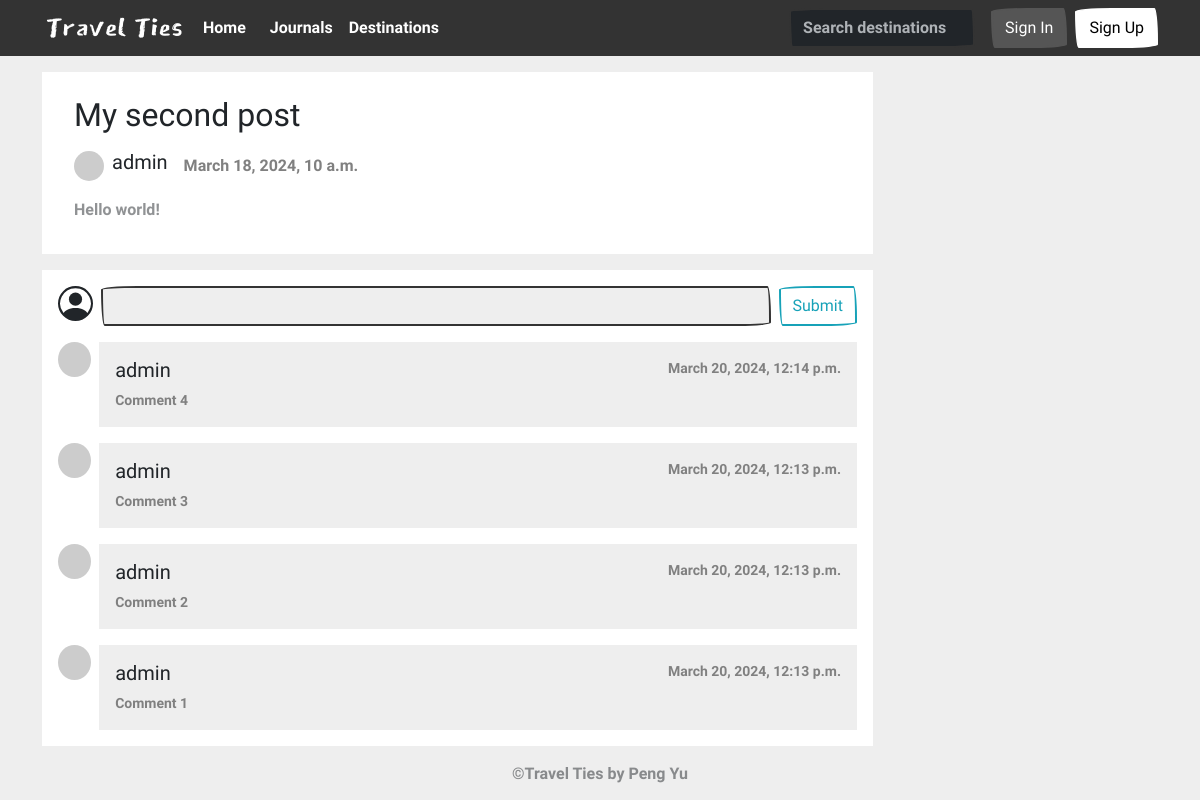
Page /posts/3 on the earlier database version.
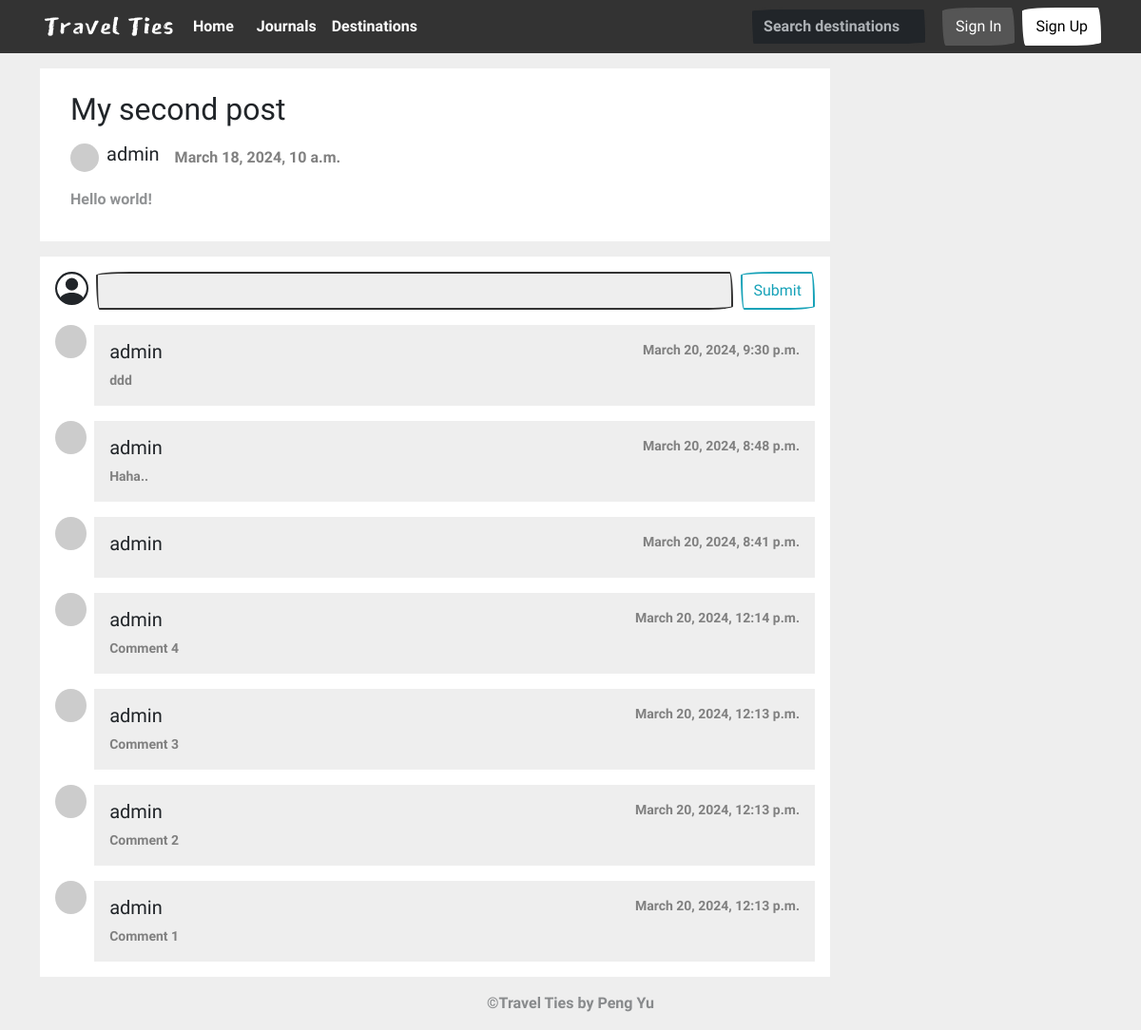
Same page on the later database version.
### app/models.py (models this page shows, shortened)
class Comment(models.Model):
    user = models.ForeignKey(UserProfile, on_delete=models.CASCADE)
    post = models.ForeignKey(
        Post, on_delete=models.CASCADE, related_name="comments")
    content = models.TextField()
    created_at = models.DateTimeField(auto_now_add=True)
    class Meta:
        ordering = ['-created_at']

class UserProfile(models.Model):
    user = models.OneToOneField(
        User, on_delete=models.CASCADE, related_name="profile")
    avatar_image = models.ForeignKey(
        Image, on_delete=models.SET_NULL, null=True, blank=True)
    profile = models.CharField(max_length=255)
    slogan = models.CharField(max_length=100)
    def __str__(self):
        return self.user.username

### app/views.py (the view)
# urls.py: path('posts/<int:pk>', views.PostDetailView.as_view(), name="post_detail"),
class PostDetailView(DetailView):
    template_name = "post.html"
    model = models.Post
    context_object_name = "post"

### app/templates/post.html (shortened to what this page needs)
{% extends "base-two-columns.html" %}
{% block center %}
    <div class="card ps-3 pe-3 pt-2" style="border: none; border-radius: 0%;">
        <div class="card-body">
            <h2>{{ post.title }}</h2>
            <div class="d-flex justify-content-start my-3 align-items-center vertical-center">
                <a class="nav-link" href="{% url 'me' post.user.user.id %}">
                    {% if post.user.avatar_image.url %}
                        <img src="{{ post.user.avatar_image.url }}"
                             alt="mdo"
                             width="30"
                             height="30"
                             class="rounded-circle" />
                    {% endif %}
                </a>
                <div class="ms-2">
                    <a class="nav-link" href="{% url 'me' post.user.user.id %}">
                        <h5 style="display:inline-flex;">{{ post.user }}</h5>
                    </a>
                </div>
                <div class="ms-3">
                    <span style="color:gray;">{{ post.created_at }}</span>
                </div>
            </div>
            <div class="mt-3 text-body-tertiary">
                {% autoescape off %}
                    {{ post.content }}
                {% endautoescape %}
            </div>
        </div>
    </div>
    <div class="card ps-3 pe-3 mt-3 pb-3"
         style="border: none;
                border-radius: 0%">
        <div class="mt-3">
            <div class="d-flex justify-content-start">
                <div>
                </div>
                <input class="form-control ms-2 "
                       style="background-color: #eeeeee"
                       id="comment-for-{{ post.id }}"
                       required />
                <button class="btn btn-outline-info ms-2"
                        onclick="postComment({{ post.id }})">Submit</button>
            </div>
        </div>
        <div id="comments-section-{{ post.id }}">
            {% for comment in post.comments.all %}
                <div class="mt-3">
                    <div class="d-flex justify-content-start">
                        <div>
                            {% if comment.user.avatar_image.url %}
                                <img src="{{ post.user.avatar_image.url }}"
                                     alt="mdo"
                                     width="35"
                                     height="35"
                                     class="rounded-circle" />
                            {% endif %}
                        </div>
                        <div class="p-3 ms-2" style="background-color: #eeeeee; width: 100%;">
                            <div class="d-flex justify-content-between">
                                <h5>{{ comment.user }}</h5>
                                <span style="font-size: 14px; color: gray;">{{ comment.created_at }}</span>
                            </div>
                            <div style="font-size: 14px; color: gray;">{{ comment.content }}</div>
                        </div>
                    </div>
                </div>
            {% endfor %}
        </div>
    </div>
{% endblock center %}

Differences in the rows shown:
added Comment: user "admin", created_at "March 20, 2024, 9:30 p.m.", content "ddd"
added Comment: user "admin", created_at "March 20, 2024, 8:48 p.m.", content "Haha.."
added Comment: user "admin", created_at "March 20, 2024, 8:41 p.m."
